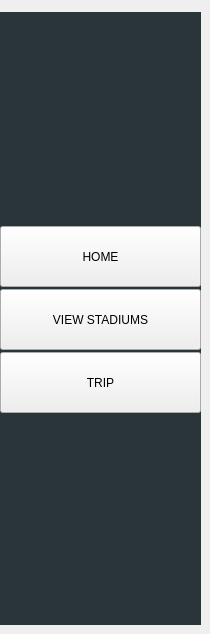
    <widget class="QWidget" name="customerOptions">
     <widget class="QFrame" name="sidebarFrame">
      <property name="geometry">
       <rect>
        <x>0</x>
        <y>12</y>
        <width>201</width>
        <height>613</height>
       </rect>
      </property>
      <property name="styleSheet">
       <string notr="true">#sidebarFrame {
background: #293539;
border: none;
}</string>
      </property>
      <property name="frameShape">
       <enum>QFrame::StyledPanel</enum>
      </property>
      <property name="frameShadow">
       <enum>QFrame::Raised</enum>
      </property>
      <widget class="QPushButton" name="homePageButton">
       <property name="geometry">
        <rect>
         <x>0</x>
         <y>214</y>
         <width>201</width>
         <height>61</height>
        </rect>
       </property>
       <property name="styleSheet">
        <string notr="true">font: 25 20pt &quot;Gill Sans&quot;, &quot;Gill Sans MT Condensed&quot;;</string>
       </property>
       <property name="text">
        <string>HOME</string>
       </property>
      </widget>
      <widget class="QPushButton" name="planATripButton">
       <property name="geometry">
        <rect>
         <x>0</x>
         <y>340</y>
         <width>201</width>
         <height>61</height>
        </rect>
       </property>
       <property name="styleSheet">
        <string notr="true">font: 25 20pt &quot;Gill Sans&quot;, &quot;Gill Sans MT Condensed&quot;;</string>
       </property>
       <property name="text">
        <string>TRIP</string>
       </property>
      </widget>
      <widget class="QPushButton" name="viewStadiumsPageButton">
       <property name="geometry">
        <rect>
         <x>0</x>
         <y>277</y>
         <width>201</width>
         <height>61</height>
        </rect>
       </property>
       <property name="styleSheet">
        <string notr="true">font: 25 20pt &quot;Gill Sans&quot;, &quot;Gill Sans MT Condensed&quot;;</string>
       </property>
       <property name="text">
        <string>VIEW STADIUMS</string>
       </property>
      </widget>
     </widget>
    </widget>
